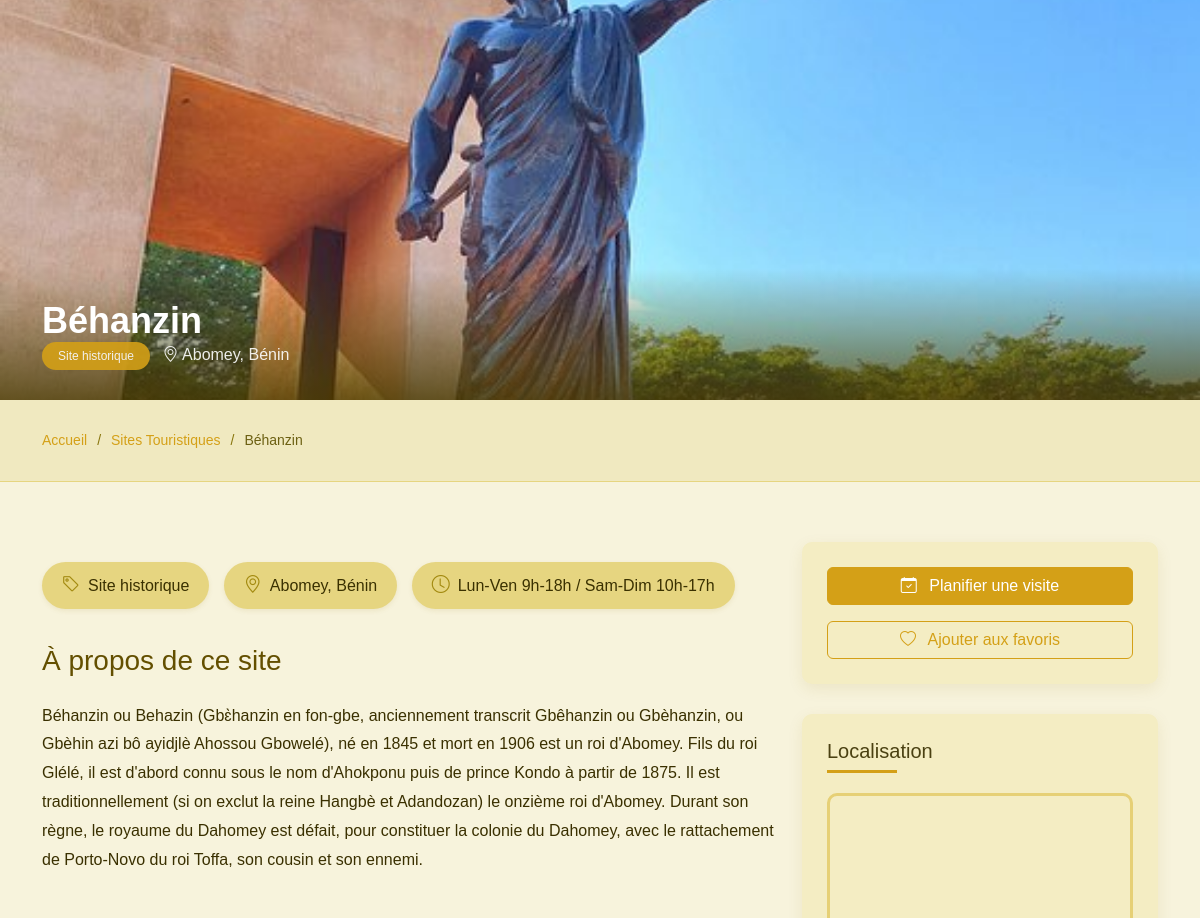
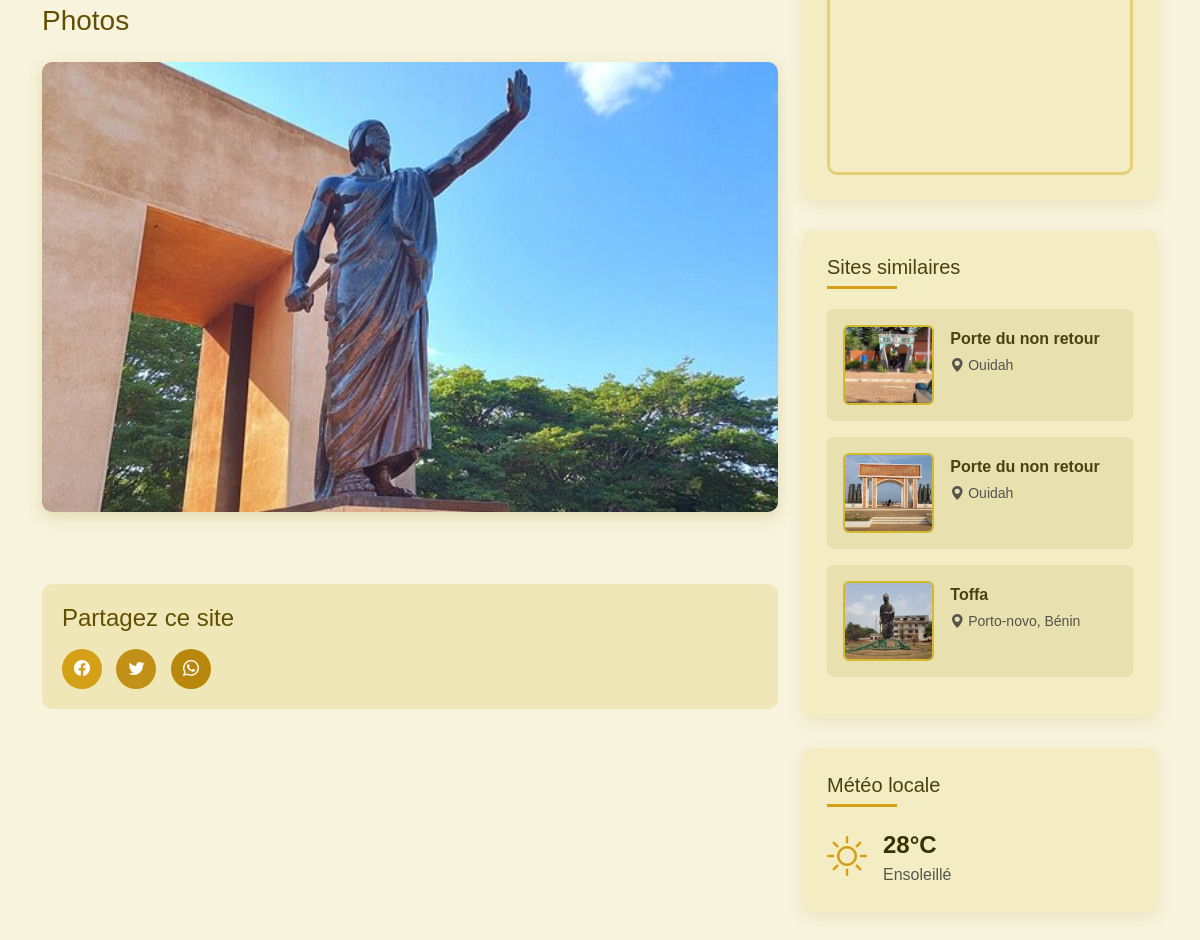
/detail-site.php?id=38, run on the app's committed database (2 pictures, top to bottom).
### tables this page shows
CREATE TABLE `sites_touristiques` (
  `id` int(11) NOT NULL,
  `nom` varchar(255) NOT NULL,
  `description` text NOT NULL,
  `localisation` varchar(255) NOT NULL,
  `horaires` varchar(255) DEFAULT NULL,
  `categorie` varchar(50) NOT NULL,
  `image` varchar(255) DEFAULT NULL,
  `date_ajout` timestamp NOT NULL DEFAULT current_timestamp()
);

### detail-site.php (the view, shortened to what this page needs)
<?php
require_once 'database/db.php';
$id = $_GET['id'];
$query = $db->prepare("SELECT * FROM sites_touristiques WHERE id = ?");
$query->execute([$id]);
$site = $query->fetch(PDO::FETCH_ASSOC);
$categories = [
    'naturel' => 'Site naturel',
    'historique' => 'Site historique',
    'culturel' => 'Site culturel',
    'religieux' => 'Site religieux',
    'loisir' => 'Site de loisirs'
];
$categorie_nom = isset($categories[$site['categorie']]) ? $categories[$site['categorie']] : $site['categorie'];
$query = $db->prepare("SELECT * FROM sites_touristiques WHERE categorie = ? AND id != ? LIMIT 3");
$query->execute([$site['categorie'], $id]);
$sites_similaires = $query->fetchAll(PDO::FETCH_ASSOC);
?>
<!DOCTYPE html>
<html lang="fr">
<head>
    <link href="https://cdnjs.cloudflare.com/ajax/libs/bootstrap/5.3.0/css/bootstrap.min.css" rel="stylesheet">
    <link href="https://cdnjs.cloudflare.com/ajax/libs/bootstrap-icons/1.10.5/font/bootstrap-icons.min.css" rel="stylesheet">
</head>
<body>
<main id="main">
    <section class="site-hero" style="background-image: url('<?php echo !empty($site['image']) ? 'uploads/sites/'.$site['image'] : '/api/placeholder/1200/500'; ?>'); background-size: cover; background-position: center; height: 50vh; position: relative;">
        <div style="position: absolute; bottom: 0; left: 0; right: 0; background: linear-gradient(to top, rgba(73, 58, 0, 0.8), transparent); padding: 30px;">
            <div class="container">
                <h1 style="color: white; font-size: 36px; font-weight: 700; margin-bottom: 0;"><?php echo $site['nom']; ?></h1>
                <div style="color: white; opacity: 0.9;">
                    <span class="badge bg-primary me-2"><?php echo $categorie_nom; ?></span>
                    <span><i class="bi bi-geo-alt"></i> <?php echo $site['localisation']; ?></span>
                </div>
            </div>
        </div>
    </section>
    <section class="breadcrumbs">
        <div class="container">
            <div class="d-flex justify-content-between align-items-center">
                <ol>
                    <li><a href="index.php" style="color: var(--primary-color); text-decoration: none;">Accueil</a></li>
                    <li><a href="index.php?page=sites" style="color: var(--primary-color); text-decoration: none;">Sites Touristiques</a></li>
                    <li style="color: #6c6012;"><?php echo $site['nom']; ?></li>
                </ol>
            </div>
        </div>
    </section>
    <section class="site-details">
        <div class="container">
            <div class="row">
                <div class="col-lg-8">
                    <div class="site-details-content">
                        <div class="site-info-badges">
                            <div class="info-badge">
                                <i class="bi bi-tag"></i>
                                <span><?php echo $categorie_nom; ?></span>
                            </div>
                            <div class="info-badge">
                                <i class="bi bi-geo-alt"></i>
                                <span><?php echo $site['localisation']; ?></span>
                            </div>
                            <?php if(!empty($site['horaires'])): ?>
                            <div class="info-badge">
                                <i class="bi bi-clock"></i>
                                <span><?php echo $site['horaires']; ?></span>
                            </div>
                            <?php endif; ?>
                        </div>
                        <div class="site-description mb-4">
                            <h3 class="mb-4" style="color: #634f00;">À propos de ce site</h3>
                            <div style="line-height: 1.8;">
                                <?php echo nl2br($site['description']); ?>
                            </div>
                        </div>
                        <?php if(!empty($site['image'])): ?>
                        <div class="site-gallery mt-5 mb-5">
                            <h3 class="mb-4" style="color: #634f00;">Photos</h3>
                            <div class="row g-3">
                                <div class="col-md-12">
                                    <div class="site-image mb-4">
                                        <img src="uploads/sites_touristiques/<?php echo $site['image']; ?>" alt="<?php echo $site['nom']; ?>" class="img-fluid rounded">
                                    </div>
                                </div>
                            </div>
                        </div>
                        <?php endif; ?>
                        <div class="social-share mt-5">
                            <h4 style="color: #634f00; margin-bottom: 15px;">Partagez ce site</h4>
                            <div class="social-links mt-3">
                                <a href="https://www.facebook.com/sharer/sharer.php?u=<?php echo urlencode('https://' . $_SERVER['HTTP_HOST'] . $_SERVER['REQUEST_URI']); ?>" class="facebook" target="_blank"><i class="bi bi-facebook"></i></a>
                                <a href="https://twitter.com/intent/tweet?text=<?php echo urlencode($site['nom']); ?>&url=<?php echo urlencode('https://' . $_SERVER['HTTP_HOST'] . $_SERVER['REQUEST_URI']); ?>" class="twitter" target="_blank"><i class="bi bi-twitter"></i></a>
                                <a href="https://wa.me/?text=<?php echo urlencode($site['nom'] . ' - https://' . $_SERVER['HTTP_HOST'] . $_SERVER['REQUEST_URI']); ?>" class="whatsapp" target="_blank"><i class="bi bi-whatsapp"></i></a>
                            </div>
                        </div>
                    </div>
                </div>
                <div class="col-lg-4 mt-4 mt-lg-0">
                    <div class="site-sidebar">
                        <div class="sidebar-widget">
                            <a href="#" class="btn btn-primary w-100 mb-3"><i class="bi bi-calendar-check me-2"></i> Planifier une visite</a>
                            <a href="#" class="btn btn-outline-primary w-100"><i class="bi bi-heart me-2"></i> Ajouter aux favoris</a>
                        </div>
                        <div class="sidebar-widget">
                            <h4 class="sidebar-title">Localisation</h4>
                            <div class="map-container">
                                <iframe src="https://www.google.com/maps/embed?pb=!1m18!1m12!1m3!1d4032442.1059084896!2d0.7766389779151727!3d9.322448217831306!2m3!1f0!2f0!3f0!3m2!1i1024!2i768!4f13.1!3m3!1m2!1s0x1023542b047a5695%3A0x7c4028aff4620a4c!2zQsOpbmlu!5e0!3m2!1sfr!2sfr!4v1650128463201!5m2!1sfr!2sfr" width="100%" height="300" style="border:0;" allowfullscreen="" loading="lazy"></iframe>
                            </div>
                        </div>
                        <?php if(isset($sites_similaires) && count($sites_similaires) > 0): ?>
                        <div class="sidebar-widget">
                            <h4 class="sidebar-title">Sites similaires</h4>
                            <div class="similar-sites">
                                <?php foreach($sites_similaires as $similar): ?>
                                <div class="similar-site-item mb-3 p-3 border-0 rounded">
                                    <div class="row g-0">
                                        <div class="col-4">
                                            <?php if(!empty($similar['image'])): ?>
                                                <img src="uploads/sites_touristiques/<?php echo $similar['image']; ?>" alt="<?php echo $similar['nom']; ?>" class="img-fluid rounded">
                                            <?php else: ?>
                                                <img src="/api/placeholder/100/100" alt="<?php echo $similar['nom']; ?>" class="img-fluid rounded">
                                            <?php endif; ?>
                                        </div>
                                        <div class="col-8 ps-3">
                                            <h5 class="mb-1"><a href="detail-site.php?id=<?php echo $similar['id']; ?>"><?php echo $similar['nom']; ?></a></h5>
                                            <span class="text-muted small"><i class="bi bi-geo-alt-fill"></i> <?php echo $similar['localisation']; ?></span>
                                        </div>
                                    </div>
                                </div>
                                <?php endforeach; ?>
                            </div>
                        </div>
                        <?php endif; ?>
                        <div class="sidebar-widget">
                            <h4 class="sidebar-title">Météo locale</h4>
                            <div class="d-flex align-items-center">
                                <div class="fs-1 me-3">
                                    <i class="bi bi-sun text-warning"></i>
                                </div>
                                <div>
                                    <div class="fs-4 fw-bold">28°C</div>
                                    <div class="text-muted">Ensoleillé</div>
                                </div>
                            </div>
                        </div>
                    </div>
                </div>
            </div>
        </div>
    </section>
</main>
</body>
</html>

### detail-site.php (style rules this page uses)
:root { --primary-color: #d4a017; --secondary-color: #b8870b; --accent-color: #e6b800; --dark-color: #4a4112; --light-color: #f8f5e6; --text-color: #3a3100; --background-color: #f7f3dc; }
body { font-family: 'Poppins', sans-serif; color: var(--text-color); background-color: var(--background-color); }
.breadcrumbs { padding: 30px 0; background-color: #f0e9c0; border-bottom: 1px solid #e6d580; }
.breadcrumbs ol { display: flex; flex-wrap: wrap; list-style: none; padding: 0; margin: 0; font-size: 14px; }
.breadcrumbs ol li + li { padding-left: 10px; }
.breadcrumbs ol li + li::before { display: inline-block; padding-right: 10px; color: #88750d; content: "/"; }
.site-details { padding: 60px 0; }
.site-image { position: relative; border-radius: 10px; overflow: hidden; box-shadow: 0 5px 15px rgba(150, 120, 0, 0.2); }
.site-image img { width: 100%; height: 450px; object-fit: cover; transition: transform 0.5s ease; }
.badge { padding: 8px 16px; font-weight: 500; border-radius: 30px; }
.bg-primary { background-color: var(--primary-color) !important; }
.site-description { line-height: 1.8; font-size: 16px; color: #3a3000; }
.sidebar-widget { background-color: #f4edc3; border-radius: 10px; padding: 25px; margin-bottom: 30px; box-shadow: 0 5px 15px rgba(150, 120, 0, 0.1); }
.sidebar-title { font-size: 20px; margin-bottom: 20px; color: var(--dark-color); position: relative; padding-bottom: 10px; }
.sidebar-title:after { content: ''; position: absolute; left: 0; bottom: 0; height: 3px; width: 70px; background-color: var(--primary-color); }
.map-container { border-radius: 10px; overflow: hidden; height: 300px; border: 3px solid #e6d076; }
.similar-site-item { transition: all 0.3s ease; background-color: #e8e0ae; }
.similar-site-item img { border-radius: 8px; height: 80px; width: 100%; object-fit: cover; border: 2px solid #d4b82e; }
.similar-site-item h5 a { color: var(--dark-color); text-decoration: none; font-weight: 600; font-size: 16px; transition: color 0.3s ease; }
.social-share { background-color: #efe7b8; padding: 20px; border-radius: 10px; }
.social-links a { display: inline-flex; align-items: center; justify-content: center; width: 40px; height: 40px; border-radius: 50%; margin-right: 10px; color: white; text-decoration: none; transition: all 0.3s ease; }
.social-links .facebook { background-color: #d4a017; }
.social-links .twitter { background-color: #c29016; }
.social-links .whatsapp { background-color: #b8870b; }
.site-info-badges { margin-top: 20px; margin-bottom: 25px; }
.info-badge { display: inline-flex; align-items: center; background-color: #e6d580; border-radius: 30px; padding: 10px 20px; margin-right: 10px; margin-bottom: 10px; box-shadow: 0 2px 5px rgba(150, 120, 0, 0.1); }
.info-badge i { margin-right: 8px; font-size: 18px; color: #a38a10; }
.btn-primary { background-color: var(--primary-color) !important; border-color: var(--primary-color) !important; color: #fff !important; }
.btn-outline-primary { color: var(--primary-color) !important; border-color: var(--primary-color) !important; }
a { color: #886c00; }
.text-warning { color: #d4a017 !important; }

### data on the page
sites_touristiques: image (picture), nom "Béhanzin", categorie "Site historique", localisation "Abomey, Bénin", horaires "Lun-Ven 9h-18h / Sam-Dim 10h-17h", description "Béhanzin ou Behazin (Gbɛ̀hanzin en fon-gbe, anciennement transcrit Gbêhanzin ou Gbèhanzin, ou Gbèhin azi bô ayidjlè Ahossou Gbowelé), né en 1845 et mort en 1906 est un roi d'Abomey. Fils du roi Glélé, il est d'abord connu sous le nom d'Ahokponu puis de prince Kondo à partir de 1875. Il est traditionnellement (si on exclut la reine Hangbè et Adandozan) le onzième roi d'Abomey. Durant son règne, le royaume du Dahomey est défait, pour constituer la colonie du Dahomey, avec le rattachement de Porto-Novo du roi Toffa, son cousin et son ennemi."
sites_touristiques: image (picture), nom "Porte du non retour", localisation "Ouidah"
sites_touristiques: image (picture), nom "Porte du non retour", localisation "Ouidah"
sites_touristiques: image (picture), nom "Toffa", localisation "Porto-novo, Bénin"
